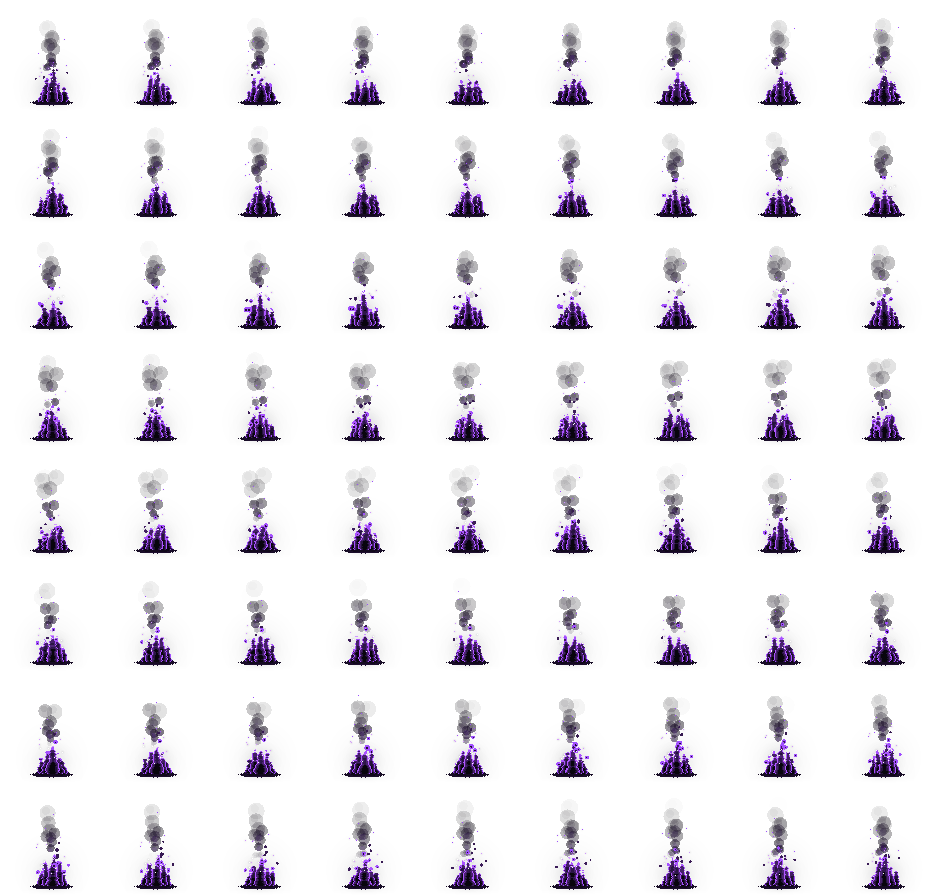
#> input picture design/effects/pixelfx/necromancer/src_nc_pf_flame.webp, 936 x 896 px
$ python lighten.py ../necromancer/src_nc_pf_flame.webp ../necromancer/src_nc_pf_hands.webp
#> lines starting #> are read from the running program, lines starting #| are printed output that depends on the picture
# 밝은 사냥터에서 검댕처럼 보이는 잿빛 먼지 · 연기를 흙빛으로 밝힌다(아주 어두운 테두리와 색 있는 불빛은 그대로)
import sys
from PIL import Image
src,dst=sys.argv[1],sys.argv[2]
im=Image.open(src).convert('RGBA'); px=im.load()
#> further down, im is the input picture: PIL image 936x896 RGBA; mean R, G, B, A 6.9, 3.4, 11.1, 21.3
DUST=(214,200,174)
for y in range(im.height):
  for x in range(im.width):
    r,g,b,a=px[x,y]
    if a==0: continue
    l=(r*3+g*6+b)/10
    if (a<235 and l<150) or (40<=l<175 and max(r,g,b)-min(r,g,b)<48):
      k=0.75 if a>=235 else min(1,(175-l)/130)
      px[x,y]=(int(r+(DUST[0]-r)*k),int(g+(DUST[1]-g)*k),int(b+(DUST[2]-b)*k),a)
im.save(dst,lossless=True,method=6)
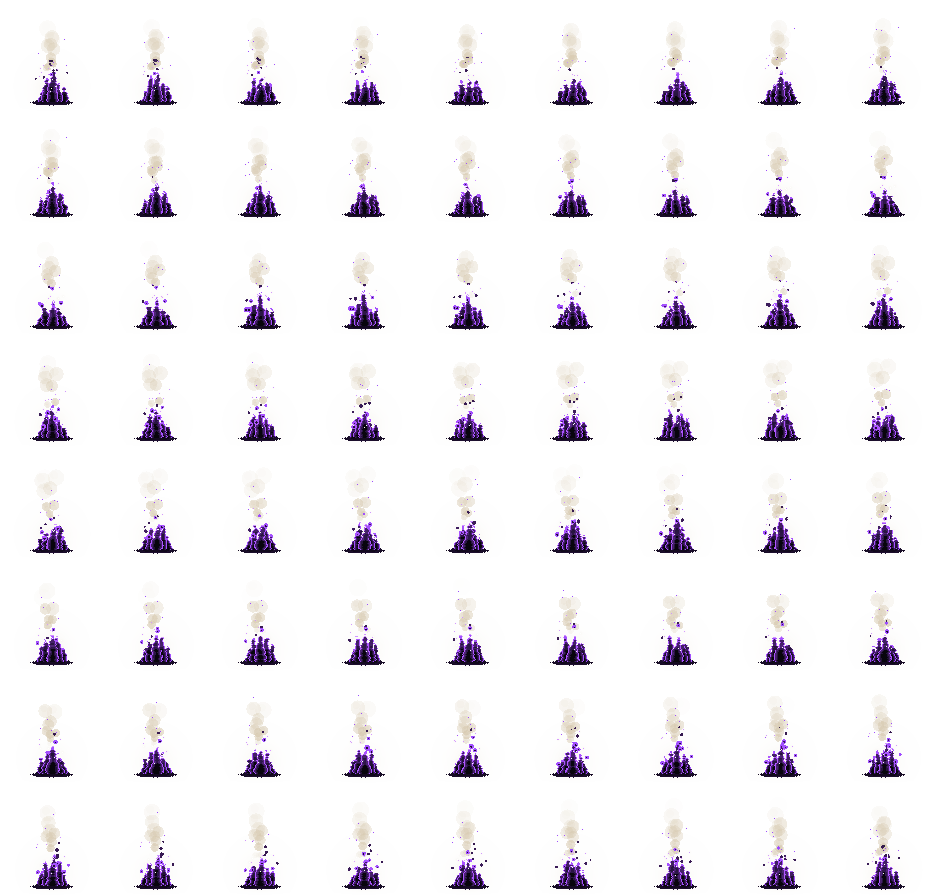
#> saved as src_nc_pf_hands.webp: PIL image 936x896 RGBA; mean R, G, B, A 73.9, 66.7, 64.4, 21.3; transparent parts drawn white
